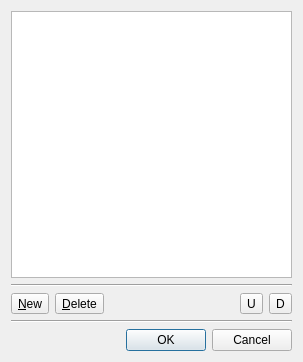
<?xml version="1.0" encoding="UTF-8"?>
<ui version="4.0">
 <class>paramInputDialog</class>
 <widget class="QDialog" name="paramInputDialog">
  <property name="geometry">
   <rect>
    <x>0</x>
    <y>0</y>
    <width>303</width>
    <height>362</height>
   </rect>
  </property>
  <property name="windowTitle">
   <string>Dialog</string>
  </property>
  <layout class="QVBoxLayout" name="verticalLayout">
   <item>
    <widget class="QListWidget" name="listWidget">
     <property name="enabled">
      <bool>true</bool>
     </property>
     <property name="toolTip">
      <string>Items List</string>
     </property>
    </widget>
   </item>
   <item>
    <widget class="Line" name="line">
     <property name="orientation">
      <enum>Qt::Horizontal</enum>
     </property>
    </widget>
   </item>
   <item>
    <layout class="QHBoxLayout" name="buttonsLayout">
     <item>
      <widget class="QToolButton" name="newListItemButton">
       <property name="toolTip">
        <string>New Item</string>
       </property>
       <property name="text">
        <string>&amp;New</string>
       </property>
      </widget>
     </item>
     <item>
      <widget class="QToolButton" name="deleteListItemButton">
       <property name="toolTip">
        <string>Delete Item</string>
       </property>
       <property name="text">
        <string>&amp;Delete</string>
       </property>
      </widget>
     </item>
     <item>
      <spacer>
       <property name="orientation">
        <enum>Qt::Horizontal</enum>
       </property>
       <property name="sizeHint" stdset="0">
        <size>
         <width>16</width>
         <height>10</height>
        </size>
       </property>
      </spacer>
     </item>
     <item>
      <widget class="QToolButton" name="moveListItemUpButton">
       <property name="toolTip">
        <string>Move Item Up</string>
       </property>
       <property name="text">
        <string>U</string>
       </property>
      </widget>
     </item>
     <item>
      <widget class="QToolButton" name="moveListItemDownButton">
       <property name="toolTip">
        <string>Move Item Down</string>
       </property>
       <property name="text">
        <string>D</string>
       </property>
      </widget>
     </item>
    </layout>
   </item>
   <item>
    <widget class="Line" name="line_2">
     <property name="orientation">
      <enum>Qt::Horizontal</enum>
     </property>
    </widget>
   </item>
   <item>
    <widget class="QDialogButtonBox" name="buttonBox">
     <property name="orientation">
      <enum>Qt::Horizontal</enum>
     </property>
     <property name="standardButtons">
      <set>QDialogButtonBox::Cancel|QDialogButtonBox::Ok</set>
     </property>
    </widget>
   </item>
  </layout>
 </widget>
 <resources/>
 <connections/>
</ui>
